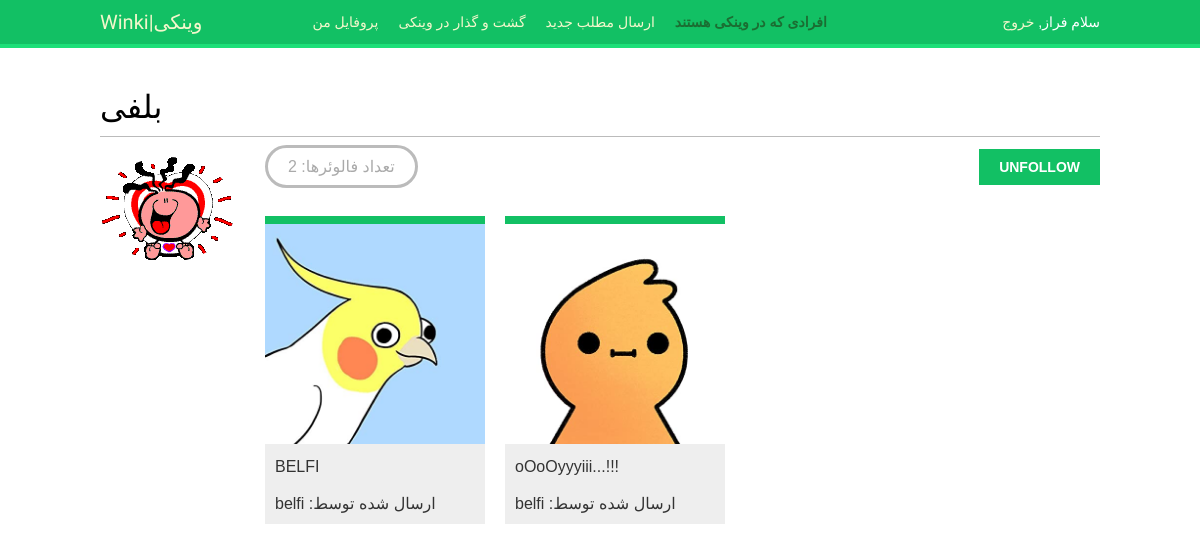
The app's page /account/users/belfi/ (signed in) with its own data.
### account/models.py (models this page shows, shortened)
class Profile(models.Model):
    user = models.OneToOneField(settings.AUTH_USER_MODEL, on_delete=models.CASCADE, verbose_name='کاربر')
    date_of_birth = models.DateField(blank=True, null=True, verbose_name='تاریخ تولد')
    photo = models.ImageField(upload_to='users/%Y/%m/%d/', blank=True, verbose_name='عکس پروفایل')
    class Meta:
        verbose_name = 'پروفایل'
        verbose_name_plural = 'پروفایلها'

### images/models.py (models this page shows, shortened)
class Image(models.Model):
    user = models.ForeignKey(settings.AUTH_USER_MODEL, related_name='image_created', on_delete=models.CASCADE, verbose_name='کاربر')
    title = models.CharField(max_length=200, verbose_name='عنوان')
    slug = models.SlugField(max_length=200, blank=True, null=True, verbose_name='اسلاگ')
    url = models.URLField(null=True)
    image = models.ImageField(upload_to='images/%y/%m/%d/', verbose_name='عکس')
    description = models.TextField(blank=True, verbose_name='کپشن')
    created = models.DateField(auto_now_add=True, db_index=True, verbose_name='تاریخ ایجاد مطلب')
    users_like = models.ManyToManyField(settings.AUTH_USER_MODEL, related_name='images_liked', blank=True, verbose_name='تعداد لایک ها')
    total_likes = models.PositiveIntegerField(db_index=True, default=0)
    class Meta:
        verbose_name = 'عکس'
        verbose_name_plural= 'عکس ها'
    def get_absolute_url(self):
        return reverse('images:detail', args=[self.id, self.slug])

### account/views.py (the view)
# urls.py: path('users/<username>/', views.user_detail, name='user_detail'),
@login_required
def user_detail(request, username):
    user = get_object_or_404(User, username=username, is_active=True)
    return render(request, 'account/user/detail.html', {'section': 'people', 'user': user})

### account/templates/account/user/detail.html (shortened to what this page needs)
{% extends "base.html" %}
{% load thumbnail %}
{% block content %}
  <h1>{{ user.get_full_name }}</h1>
  <div class="profile-info">
    <img src="{% thumbnail user.profile.photo 180x180 %}" class="user-detail">
  </div>
  {% with total_followers=user.followers.count %}
    <span class="count">
      <span class="total">{{ total_followers }}</span>
      :تعداد فالوئرها
    </span>
    <a href="#" data-id="{{ user.id }}" data-action="{% if request.user in user.followers.all %}un{% endif %}follow" class="follow button">
      {% if request.user not in user.followers.all %}
        Follow
      {% else %}
        Unfollow
      {% endif %}
    </a>
    <div id="image-list" class="image-container">
      {% include "images/image/list_ajax.html" with images=user.image_created.all %}
    </div>
  {% endwith %}
{% endblock %}

### templates/base.html (shortened to what this page needs)
{% load static %}
<!DOCTYPE html>
<html>
<head>
  <link href="{% static "css/base.css" %}" rel="stylesheet">
</head>
<body>
  <div id="header">
	<span class="logo">Winki|وینکی</span>
    {% if request.user.is_authenticated %}
    <ul class="menu">
      <li {% if section == "dashboard" %}class="selected"{% endif %}>
        <a href="{% url "dashboard" %}">پروفایل من</a>
      </li>
	  <li {% if section == "images" %}class="selected"{% endif %}>
        <a href="{% url "images:list" %}">گشت و گذار در وینکی</a>
      </li>
      <li {% if section == "create" %}class="selected"{% endif %}>
        <a href="{% url "images:create" %}">ارسال مطلب جدید</a>
      </li>
      <li {% if section == "people" %}class="selected"{% endif %}>
        <a href="{% url "user_list" %}">افرادی که در وینکی هستند</a>
      </li>
    </ul>
  {% endif %}
  <span class="user">
    {% if request.user.is_authenticated %}
      سلام {{ request.user.first_name }},
      <a href="{% url "logout" %}">خروج</a>
    {% else %}
      <a href="{% url "login" %}">ورود</a>
    {% endif %}
  </span>
  </div>
	<div id="content">
		{% block content %}
		{% endblock %}
	</div>
</body>
</html>

### images/templates/images/image/list_ajax.html
{% load thumbnail %}
{% for image in images %}
  <div class="image">
    <a href="{{ image.get_absolute_url }}">
      {% thumbnail image.image 200x200 crop="smart" as im %}
      <img src="{{ im.url }}">
    </a>
    <div class="info">
      <a href="{{ image.get_absolute_url }}" class="title">
        {{ image.title }}
		<br></br>
		{{ image.user.username }} :ارسال شده توسط
      </a>
    </div>
  </div>
{% endfor %}

### assets/css/base.css (style rules this page uses)
body { margin:0; padding:0; font-family:helvetica, sans-serif; }
a { color:#12c064; text-decoration:none; }
h1, h2, h3, h4, h5 , h6 { font-family: 'Muli', sans-serif; font-weight:normal; }
h1 { border-bottom:1px solid #bbb; padding:0 0 10px 0; margin:10px 0 20px 0; }
#header { padding:10px 100px; font-size:14px; background:#12c064; color:#fff; border-bottom:4px solid #1cdf78; overflow:auto; }
#header .logo { font-family: 'Muli', sans-serif; float:left; color:#f3f7cc; font-size:20px; margin-right:10%; }
#header ul.menu { list-style:none; float:left; margin:0; padding:0; }
#header ul.menu li { float:left; padding:4px 10px; }
#header ul.menu li.selected a, #header ul.menu li.selected a:hover { color:#1b6d32; font-weight:bold; }
#header a { color:#f3f7cc; }
#header .user { float:right; padding-top:4px; }
#content { padding:30px 100px; }
input[type=submit], a.button { font-weight:bold; background:#12c064; color:#fff; padding:10px 20px; font-size:14px; text-transform:uppercase; }
.count { color:#aaa; border:3px solid #bbb; border-radius:26px; padding:10px 20px; margin:20px 10px 0; }
a.like, a.follow { float:right; margin-top:-8px; }
#image-list { overflow:auto; }
#image-list .image { float:left; width:220px; height:300px; margin:0 10px 10px 10px; border-top:8px solid #12c064; background:#eee; }
#image-list img { width:220px; height:220px; }
#image-list .info { padding:10px; }
#image-list .info a { color:#333; }
img.user-detail { border-radius:50%; float:left; }
.profile-info { float:left; overflow:auto; margin-right:20px; }
.image-container { margin-top:40px; }

### records on screen
Image: shows a picture, title "BELFI", user.username "belfi"
Image: shows a picture, title "oOoOyyyiii...!!!", user.username "belfi"

### other values on screen
{{ request.user.first_name }} "فراز"
{{ user.get_full_name }} "بلفی"
{{ total_followers }} "2"
